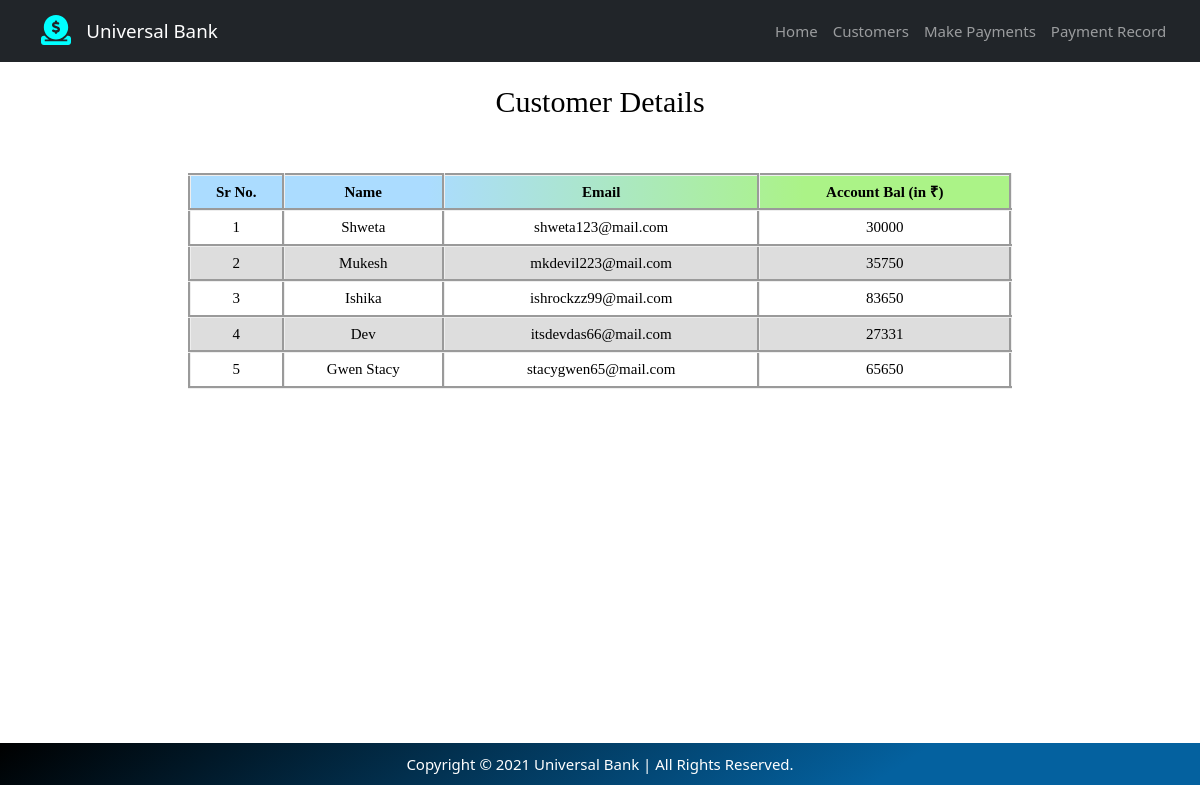
Before: /customers/ with the older database file.
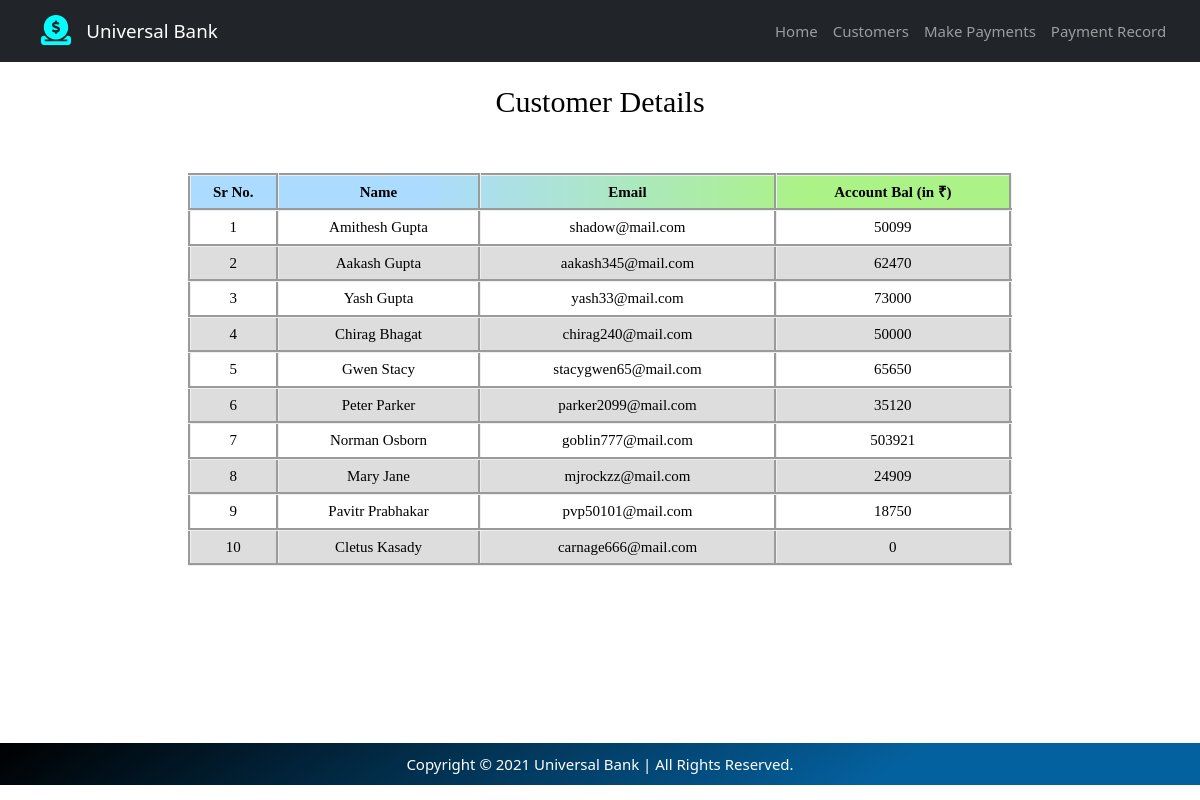
After: the same page with the newer database file.
### user/models.py (models this page shows)
class Customer(models.Model):
    id=models.IntegerField(default=0,primary_key=True)
    name = models.CharField(max_length=200, null=True)
    email = models.CharField(max_length=200, null=True)
    bal = models.IntegerField()

### user/views.py (the view)
# urls.py: path('customers/', views.details, name= 'customers'),
def details(request):
    customer = Customer.objects.all()
    return render(request,'user/customers.html',{'customer':customer})

### user/templates/user/customers.html (shortened to what this page needs)
{% extends 'user/index.html' %}
{% load static %}
{% block content %}
<br>
<h1 style="color:black;font-family:'Playfair Display', serif;font-size: 30px;text-align:center;">Customer Details</h1>
<br>
<div class="container-fluid">
<div class="row">
<div class="col-sm-12 col-md-12 col-lg-12 d-block m-auto">
<br>
<table>
<thead>
<tr>
<th>Sr No.</th>
<th>Name</th>
<th>Email</th>
<th>Account Bal (in ₹)</th>
</tr>
</thead>
<tbody>
{% for cust in customer %}
<tr>
<td>{{cust.id}}</td>
<td>{{cust.name}}</td>
<td>{{cust.email}}</td>
<td>{{cust.bal}}</td>
</tr>
{% endfor %}
</tbody>
</table>
<br>
<br>
</div>
</div>
</div>
<p style="padding:10px 10px; display:block; color:white;
background-color: #000000;
background-image: linear-gradient(147deg, #000000 0%, #04619f 74%);
text-align:center;" class="bg-dark sticky-bottom fixed-bottom">Copyright © 2021 Universal Bank | All Rights Reserved.</p>
{% endblock content %}

### user/templates/user/index.html (shortened to what this page needs)
{% load static %}
<!doctype html>
<html lang="en">
<head>
    <link href="https://cdn.jsdelivr.net/npm/bootstrap@5.1.0/dist/css/bootstrap.min.css" rel="stylesheet"
>
    <link rel="stylesheet" href="https://stackpath.bootstrapcdn.com/bootstrap/4.4.1/css/bootstrap.min.css"
>
    <link href="//maxcdn.bootstrapcdn.com/bootstrap/4.0.0/css/bootstrap.min.css" rel="stylesheet" id="bootstrap-css">
    <link rel="stylesheet" href="{% static 'user/css/bootstrap.min.css' %}">
    <link rel="stylesheet" href="{% static 'user/css/all.min.css' %}">
    <link rel="stylesheet" href="{% static 'user/css/style.css' %}">
</head>
<body id="homepage" data-spy="scroll">
    <nav class="navbar navbar-expand-lg navbar-dark bg-dark sticky-top">
        <div class="container-fluid">
            <a class="nav-link active" href="{% url 'index' %}"><i class="fas fa-donate fa-2x"
                    style="color:aqua"></i></a>
            <a class="navbar-brand" href="{% url 'index' %}">Universal Bank</a>
            <div class="collapse navbar-collapse" id="navbarSupportedContent">
                <ul class="navbar-nav ms-auto mb-2 mb-lg-0">
                    <li class="nav-item">
                        <a class="nav-link active" href="{% url 'index' %}">Home</a>
                    </li>
                    <li class="nav-item">
                        <a class="nav-link active" href="{% url 'customers' %}">Customers</a>
                    </li>
                    <li class="nav-item">
                        <a class="nav-link active" href="{% url 'transfermoney' %}">Make Payments</a>
                    </li>
                    <li class="nav-item">
                        <a class="nav-link active" href="{% url 'transferdetails' %}">Payment Record</a>
                    </li>
                </ul>
            </div>
        </div>
    </nav>
    {% block content %}{% endblock content %}
    <br>
</body>
</html>

### user/static/user/css/style.css (style rules this page uses)
html, body { max-width: 100%; overflow-x: hidden; }
body { background: rgb(255, 255, 255); }
table { margin: auto; width: 70%; color: black; background-color: white; }
td, th { padding-top: 5px; padding-bottom: 5px; text-align: center; font-family: 'Times New Roman', Times, serif; }
table, th, td { border: 1px solid black; border-collapse: collapse; border: groove; }
thead { background: linear-gradient(90deg, rgb(171, 220, 255) 29%, rgb(171, 243, 135) 75%); }
tr:nth-child(even) { background-color: #dddddd; }
html { font-size: 16px; }
@media screen and (min-width: 320px) { html { font-size: calc(16px + 6 * ((100vw - 320px) / 680)); } }
@media screen and (min-width: 1000px) { html { font-size: 15px; } }

Changed rows visible on the page:
changed Customer id 1: name "Shweta" → "Amithesh Gupta"; email "shweta123@mail.com" → "shadow@mail.com"; bal "30000" → "50099"
changed Customer id 2: name "Mukesh" → "Aakash Gupta"; email "mkdevil223@mail.com" → "aakash345@mail.com"; bal "35750" → "62470"
changed Customer id 3: name "Ishika" → "Yash Gupta"; email "ishrockzz99@mail.com" → "yash33@mail.com"; bal "83650" → "73000"
changed Customer id 4: name "Dev" → "Chirag Bhagat"; email "itsdevdas66@mail.com" → "chirag240@mail.com"; bal "27331" → "50000"
added Customer: id "6", name "Peter Parker", email "parker2099@mail.com", bal "35120"
added Customer: id "7", name "Norman Osborn", email "goblin777@mail.com", bal "503921"
added Customer: id "8", name "Mary Jane", email "mjrockzz@mail.com", bal "24909"
added Customer: id "9", name "Pavitr Prabhakar", email "pvp50101@mail.com", bal "18750"
added Customer: id "10", name "Cletus Kasady", email "carnage666@mail.com", bal "0"
